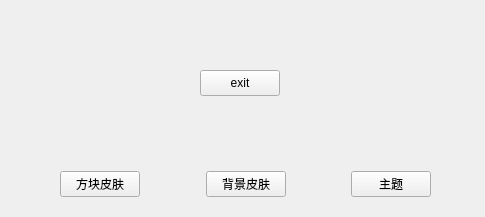
<?xml version="1.0" encoding="UTF-8"?>
<ui version="4.0">
 <class>Interface</class>
 <widget class="QWidget" name="Interface">
  <property name="geometry">
   <rect>
    <x>0</x>
    <y>0</y>
    <width>485</width>
    <height>217</height>
   </rect>
  </property>
  <property name="windowTitle">
   <string>Form</string>
  </property>
  <widget class="QWidget" name="layoutWidget">
   <property name="geometry">
    <rect>
     <x>60</x>
     <y>170</y>
     <width>371</width>
     <height>28</height>
    </rect>
   </property>
   <layout class="QHBoxLayout" name="horizontalLayout">
    <item>
     <widget class="QPushButton" name="diamond">
      <property name="text">
       <string>方块皮肤</string>
      </property>
     </widget>
    </item>
    <item>
     <spacer name="horizontalSpacer">
      <property name="orientation">
       <enum>Qt::Horizontal</enum>
      </property>
      <property name="sizeHint" stdset="0">
       <size>
        <width>40</width>
        <height>20</height>
       </size>
      </property>
     </spacer>
    </item>
    <item>
     <widget class="QPushButton" name="background">
      <property name="text">
       <string>背景皮肤</string>
      </property>
     </widget>
    </item>
    <item>
     <spacer name="horizontalSpacer_2">
      <property name="orientation">
       <enum>Qt::Horizontal</enum>
      </property>
      <property name="sizeHint" stdset="0">
       <size>
        <width>40</width>
        <height>20</height>
       </size>
      </property>
     </spacer>
    </item>
    <item>
     <widget class="QPushButton" name="theme">
      <property name="text">
       <string>主题</string>
      </property>
     </widget>
    </item>
   </layout>
  </widget>
  <widget class="QPushButton" name="pushButton">
   <property name="geometry">
    <rect>
     <x>200</x>
     <y>70</y>
     <width>80</width>
     <height>26</height>
    </rect>
   </property>
   <property name="text">
    <string>exit</string>
   </property>
  </widget>
 </widget>
 <resources/>
 <connections/>
</ui>
